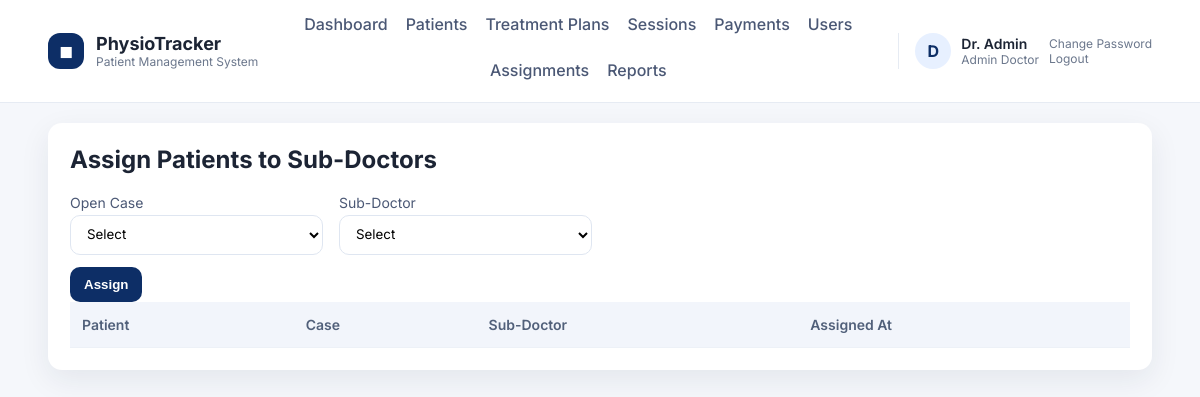
The app's page /admin/assignments.php (signed in) with its own data.
### tables this page shows
CREATE TABLE users (
    id INT AUTO_INCREMENT PRIMARY KEY,
    role ENUM('admin_doctor','sub_doctor','receptionist','patient') NOT NULL,
    name VARCHAR(120) NOT NULL,
    email VARCHAR(180) NOT NULL UNIQUE,
    password_hash VARCHAR(255) NOT NULL,
    security_question VARCHAR(255) NOT NULL,
    security_answer_hash VARCHAR(255) NOT NULL,
    active TINYINT(1) NOT NULL DEFAULT 1,
    can_view_reports TINYINT(1) NOT NULL DEFAULT 1,
    created_at TIMESTAMP DEFAULT CURRENT_TIMESTAMP
);

### db.php (called while the page is built, shortened)
<?php
function db(): PDO
{
    static $pdo = null;
    if ($pdo === null) {
        $dsn = 'mysql:host=' . DB_HOST . ';dbname=' . DB_NAME . ';charset=utf8mb4';
        $pdo = new PDO($dsn, DB_USER, DB_PASS, [
            PDO::ATTR_ERRMODE => PDO::ERRMODE_EXCEPTION,
            PDO::ATTR_DEFAULT_FETCH_MODE => PDO::FETCH_ASSOC,
        ]);
    }
    return $pdo;
}

### auth.php (called while the page is built, shortened)
<?php
require_once __DIR__ . '/db.php';
require_once __DIR__ . '/helpers.php';
function current_user(): ?array
{
    $stmt = db()->prepare('SELECT * FROM users WHERE id = ?');
    $stmt->execute([$_SESSION['user_id']]);
    $user = $stmt->fetch();
    return $user ?: null;
}

### helpers.php (called while the page is built, shortened)
<?php
require_once __DIR__ . '/db.php';
function e(string $value): string
{
    return htmlspecialchars($value, ENT_QUOTES, 'UTF-8');
}

### admin/assignments.php (the view, shortened to what this page needs)
<?php
require_once __DIR__ . '/../auth.php';
require_once __DIR__ . '/../helpers.php';
require __DIR__ . '/../layout/header.php';
?>
<h2>Assign Patients to Sub-Doctors</h2>
<form method="post">
    <div class="grid">
        <label>Open Case
            <select name="case_id" required>
                <option value="">Select</option>
            </select>
        </label>
        <label>Sub-Doctor
            <select name="sub_doctor_id" required>
                <option value="">Select</option>
            </select>
        </label>
    </div>
    <button class="btn" type="submit">Assign</button>
</form>
<table>
    <thead><tr><th>Patient</th><th>Case</th><th>Sub-Doctor</th><th>Assigned At</th></tr></thead>
</table>
<?php require __DIR__ . '/../layout/footer.php'; ?>

### layout/header.php (shortened to what this page needs)
<?php
require_once __DIR__ . '/../auth.php';
require_once __DIR__ . '/../helpers.php';
$user = current_user();
$role = $user['role'] ?? '';
$menu = [];
if ($user) {
    if ($role === 'admin_doctor') {
        $menu = [
            'Dashboard' => 'admin/dashboard.php',
            'Patients' => 'admin/patients.php',
            'Treatment Plans' => 'admin/treatment_plans.php',
            'Sessions' => 'admin/sessions.php',
            'Payments' => 'admin/payments.php',
            'Users' => 'admin/users.php',
            'Assignments' => 'admin/assignments.php',
        ];
        if ((int) $user['can_view_reports'] === 1) {
            $menu['Reports'] = 'admin/reports.php';
        }
    } elseif ($role === 'sub_doctor') {
        $menu = [
            'Dashboard' => 'subdoctor/dashboard.php',
            'Assigned Patients' => 'subdoctor/patients.php',
            'Session Notes' => 'subdoctor/sessions.php',
        ];
    } elseif ($role === 'receptionist') {
        $menu = [
            'Dashboard' => 'receptionist/dashboard.php',
            'Register Patients' => 'receptionist/patients.php',
            'Payments' => 'receptionist/payments.php',
        ];
    }
}
?>
<!doctype html>
<html>
<head>
    <?php $cssVersion = @filemtime(__DIR__ . '/../assets/style.css') ?: time(); ?>
    <link rel="stylesheet" href="<?php echo BASE_URL; ?>assets/style.css?v=<?php echo $cssVersion; ?>">
</head>
<body>
<header class="site-header">
    <div class="header-inner">
        <div class="brand">
            <div class="brand-mark">◼︎</div>
            <div>
                <div class="brand-title">PhysioTracker</div>
                <div class="brand-subtitle">Patient Management System</div>
            </div>
        </div>
        <nav class="main-nav">
            <?php if ($user): ?>
                <?php foreach ($menu as $label => $path): ?>
                    <a href="<?php echo BASE_URL . $path; ?>"><?php echo e($label); ?></a>
                <?php endforeach; ?>
            <?php else: ?>
                <a href="<?php echo BASE_URL; ?>login.php">Login</a>
            <?php endif; ?>
        </nav>
        <?php if ($user): ?>
            <div class="user-chip">
                <div class="user-avatar"><?php echo e(strtoupper(substr($user['name'], 0, 1))); ?></div>
                <div>
                    <div class="user-name"><?php echo e($user['name']); ?></div>
                    <div class="user-role"><?php echo e(str_replace('_', ' ', $role)); ?></div>
                </div>
                <div class="user-actions">
                    <a href="<?php echo BASE_URL; ?>change_password.php">Change Password</a>
                    <a href="<?php echo BASE_URL; ?>logout.php">Logout</a>
                </div>
            </div>
        <?php endif; ?>
    </div>
</header>
<main class="page">
    <div class="container">

### assets/style.css (style rules this page uses)
:root { --bg: #f5f7fb; --card: #ffffff; --text: #1c2434; --muted: #6b778c; --primary: #0d2e66; --primary-100: #e7f0ff; --border: #e6ebf3; --shadow: 0 10px 30px rgba(23, 36, 58, 0.08); --radius: 14px; }
* { box-sizing: border-box; }
body { font-family: "Inter", Arial, sans-serif; margin: 0; background: var(--bg); color: var(--text); }
a { color: inherit; }
.site-header { background: #ffffff; border-bottom: 1px solid var(--border); position: sticky; top: 0; z-index: 20; }
.header-inner { width: 92%; max-width: 1280px; margin: 0 auto; display: flex; align-items: center; justify-content: space-between; gap: 18px; padding: 14px 0; flex-wrap: wrap; }
.brand { display: flex; align-items: center; gap: 12px; }
.brand-mark { background: var(--primary); color: #fff; width: 36px; height: 36px; display: grid; place-items: center; border-radius: 12px; font-weight: 700; }
.brand-title { font-weight: 700; font-size: 18px; }
.brand-subtitle { font-size: 12px; color: var(--muted); }
.main-nav { display: flex; gap: 18px; flex-wrap: wrap; justify-content: center; flex: 1; }
.main-nav a { text-decoration: none; font-weight: 500; color: #4b5875; padding-bottom: 6px; border-bottom: 2px solid transparent; }
.user-chip { display: flex; align-items: center; gap: 10px; border-left: 1px solid var(--border); padding-left: 16px; }
.user-avatar { width: 36px; height: 36px; border-radius: 50%; background: var(--primary-100); display: grid; place-items: center; font-weight: 700; color: var(--primary); }
.user-name { font-weight: 600; font-size: 14px; }
.user-role { font-size: 12px; color: var(--muted); text-transform: capitalize; }
.user-actions a { display: block; font-size: 12px; color: var(--muted); text-decoration: none; }
.page { padding: 20px 0 40px; }
.container { width: 92%; max-width: 1280px; margin: 0 auto; background: var(--card); padding: 22px; border-radius: var(--radius); box-shadow: var(--shadow); }
h2 { margin-top: 0; color: var(--text); }
.grid { display: grid; grid-template-columns: repeat(1, minmax(0, 1fr)); gap: 16px; }
table { width: 100%; border-collapse: collapse; }
th, td { border-bottom: 1px solid #edf1f7; padding: 14px 12px; text-align: left; font-size: 14px; }
th { background: #f2f5fb; color: #51607a; font-weight: 600; }
.btn { display: inline-flex; align-items: center; justify-content: center; padding: 10px 14px; background: var(--primary); color: #fff; text-decoration: none; border-radius: 10px; border: 0; cursor: pointer; font-weight: 600; white-space: nowrap; }
input, select, textarea { width: 100%; padding: 10px 12px; margin-top: 4px; border: 1px solid #dfe6f1; border-radius: 10px; background: #fff; font-family: inherit; }
label { display: block; margin-bottom: 12px; font-size: 14px; color: #4b5875; }
@media (min-width: 640px) { .grid { grid-template-columns: repeat(2, minmax(0, 1fr)); } }
@media (min-width: 768px) { .grid { grid-template-columns: repeat(4, minmax(0, 1fr)); } }

### records on screen
users: name "D", name "Dr. Admin", role "Admin Doctor"

### other values on screen
$label "Dashboard"
$label "Patients"
$label "Treatment Plans"
$label "Sessions"
$label "Payments"
$label "Users"
$label "Assignments"
$label "Reports"
